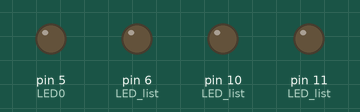
Recording of a sketch running on a simulated Arduino Uno, built with avr-gcc and run on an emulated ATmega328P. On the bench: output pins drawn as LEDs (lit = HIGH).

Above: at 0.05 s.
At 1.4 s:
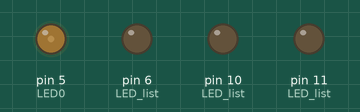
At 2.75 s:
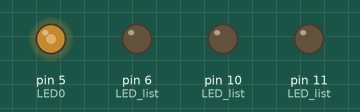
At 5.5 s:
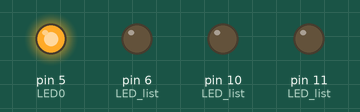
Timing chart, 0 to 7.2 s (numbered marks = the images above):
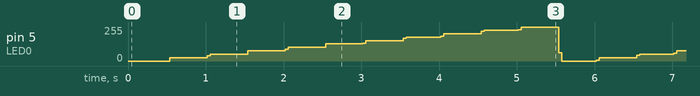

The sketch:

step2.ino
```cpp
#include "enpitshield.h"

void setup() {
  // put your setup code here, to run once:
  for (int i=0; i<4; i++) {
      pinMode(LED_list[i], OUTPUT);
  };
}

void loop() {
  // put your main code here, to run repeatedly:
  int light, repeat;
  for (light=0; light<=10; light++) {
    for (repeat=0; repeat<50; repeat++) {

      digitalWrite(LED0, LED_ON);
      delay(light);
      digitalWrite(LED0, LED_OFF);
      delay(10-light);

    }
  }
  return;
}
```

enpitshield.h
```cpp
//LED lamps
#define LED0  5
#define LED1  6
#define LED2  10
#define LED3  11

#define SW1 13
#define SW2 12
#define SW3 9
#define SW4 8

#define TactSW0 0
#define TactSW1 1


int LED_list[4] = {LED0, LED1, LED2, LED3};

#define LED_ON  HIGH
#define LED_OFF LOW
```
